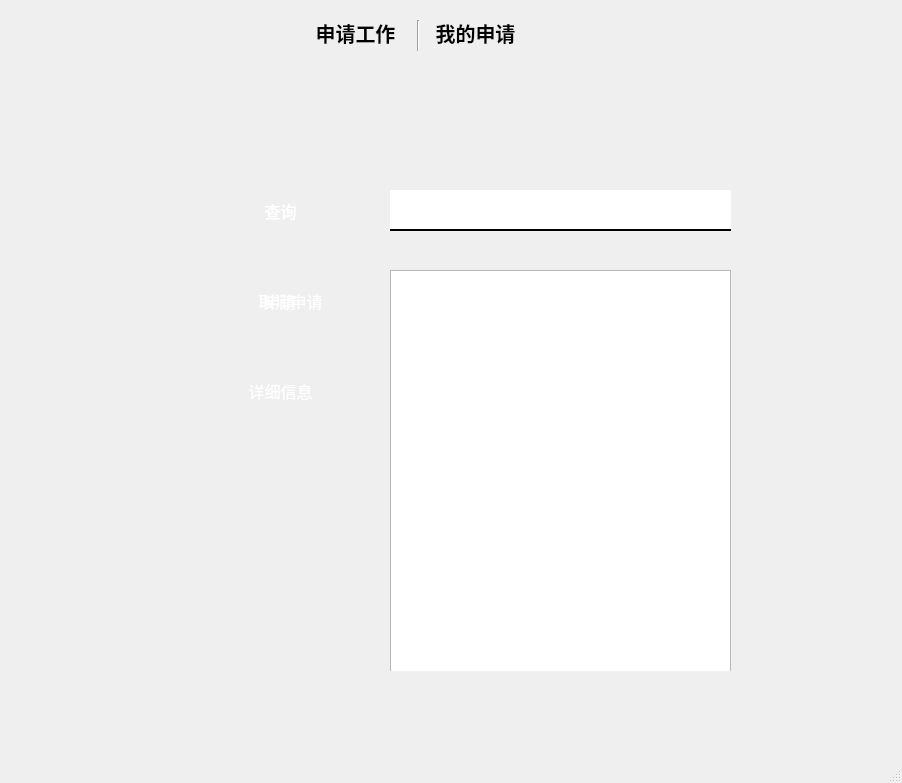
<?xml version="1.0" encoding="UTF-8"?>
<ui version="4.0">
 <class>MainWindow</class>
 <widget class="QMainWindow" name="MainWindow">
  <property name="geometry">
   <rect>
    <x>0</x>
    <y>0</y>
    <width>902</width>
    <height>783</height>
   </rect>
  </property>
  <property name="windowTitle">
   <string>MainWindow</string>
  </property>
  <widget class="QWidget" name="centralwidget">
   <widget class="QPushButton" name="pushButton_5">
    <property name="geometry">
     <rect>
      <x>280</x>
      <y>20</y>
      <width>151</width>
      <height>25</height>
     </rect>
    </property>
    <property name="font">
     <font>
      <family>幼圆</family>
      <pointsize>15</pointsize>
      <weight>75</weight>
      <bold>true</bold>
     </font>
    </property>
    <property name="styleSheet">
     <string notr="true">#pushButton_5{
border:none;
}
#pushButton_5:focus{
color:rgb(186,186,186);
}</string>
    </property>
    <property name="text">
     <string>申请工作</string>
    </property>
   </widget>
   <widget class="Line" name="line">
    <property name="geometry">
     <rect>
      <x>410</x>
      <y>20</y>
      <width>16</width>
      <height>31</height>
     </rect>
    </property>
    <property name="orientation">
     <enum>Qt::Vertical</enum>
    </property>
   </widget>
   <widget class="QPushButton" name="pushButton_4">
    <property name="geometry">
     <rect>
      <x>420</x>
      <y>20</y>
      <width>111</width>
      <height>25</height>
     </rect>
    </property>
    <property name="font">
     <font>
      <family>幼圆</family>
      <pointsize>15</pointsize>
      <weight>75</weight>
      <bold>true</bold>
     </font>
    </property>
    <property name="styleSheet">
     <string notr="true">#pushButton_4{
border:none;
}
#pushButton_4:focus{
color:rgb(186,186,186);
}</string>
    </property>
    <property name="text">
     <string>我的申请</string>
    </property>
   </widget>
   <widget class="QWidget" name="widget" native="true">
    <property name="geometry">
     <rect>
      <x>200</x>
      <y>130</y>
      <width>581</width>
      <height>541</height>
     </rect>
    </property>
    <widget class="QPushButton" name="pushButton_6">
     <property name="geometry">
      <rect>
       <x>30</x>
       <y>60</y>
       <width>101</width>
       <height>41</height>
      </rect>
     </property>
     <property name="font">
      <font>
       <family>幼圆</family>
       <pointsize>12</pointsize>
      </font>
     </property>
     <property name="styleSheet">
      <string notr="true">QPushButton{
	background-color:qlineargradient(spread:pad, x1:0, y1:0, 		x2:1, y2:1, stop:0 #663300, stop:1 #333333);
	color:#fff;
	border-radius:5px;
	border:none;
}
QPushButton:pressed{
	padding-top:15px;
	padding-left:15px;
}

</string>
     </property>
     <property name="text">
      <string>查询</string>
     </property>
    </widget>
    <widget class="QPushButton" name="pushButton_8">
     <property name="geometry">
      <rect>
       <x>30</x>
       <y>150</y>
       <width>101</width>
       <height>41</height>
      </rect>
     </property>
     <property name="font">
      <font>
       <family>幼圆</family>
       <pointsize>12</pointsize>
      </font>
     </property>
     <property name="styleSheet">
      <string notr="true">QPushButton{
	background-color:qlineargradient(spread:pad, x1:0, y1:0, 		x2:1, y2:1, stop:0 #663300, stop:1 #333333);
	color:#fff;
	border-radius:5px;
	border:none;
}
QPushButton:pressed{
	padding-top:15px;
	padding-left:15px;
}

</string>
     </property>
     <property name="text">
      <string>申请</string>
     </property>
    </widget>
    <widget class="QPushButton" name="pushButton_7">
     <property name="geometry">
      <rect>
       <x>30</x>
       <y>240</y>
       <width>101</width>
       <height>41</height>
      </rect>
     </property>
     <property name="font">
      <font>
       <family>幼圆</family>
       <pointsize>12</pointsize>
      </font>
     </property>
     <property name="styleSheet">
      <string notr="true">QPushButton{
	background-color:qlineargradient(spread:pad, x1:0, y1:0, 		x2:1, y2:1, stop:0 #663300, stop:1 #333333);
	color:#fff;
	border-radius:5px;
	border:none;
}
QPushButton:pressed{
	padding-top:15px;
	padding-left:15px;
}

</string>
     </property>
     <property name="text">
      <string>详细信息</string>
     </property>
    </widget>
    <widget class="QLineEdit" name="lineEdit_4">
     <property name="geometry">
      <rect>
       <x>190</x>
       <y>60</y>
       <width>341</width>
       <height>41</height>
      </rect>
     </property>
     <property name="styleSheet">
      <string notr="true">border:none;
border-bottom:2px solid #000;
</string>
     </property>
    </widget>
    <widget class="QListView" name="listView">
     <property name="geometry">
      <rect>
       <x>190</x>
       <y>140</y>
       <width>341</width>
       <height>411</height>
      </rect>
     </property>
    </widget>
    <widget class="QWidget" name="widget_2" native="true">
     <property name="geometry">
      <rect>
       <x>0</x>
       <y>0</y>
       <width>581</width>
       <height>541</height>
      </rect>
     </property>
     <widget class="QPushButton" name="pushButton_9">
      <property name="geometry">
       <rect>
        <x>30</x>
        <y>60</y>
        <width>101</width>
        <height>41</height>
       </rect>
      </property>
      <property name="font">
       <font>
        <family>幼圆</family>
        <pointsize>12</pointsize>
       </font>
      </property>
      <property name="styleSheet">
       <string notr="true">QPushButton{
	background-color:qlineargradient(spread:pad, x1:0, y1:0, 		x2:1, y2:1, stop:0 #663300, stop:1 #333333);
	color:#fff;
	border-radius:5px;
	border:none;
}
QPushButton:pressed{
	padding-top:15px;
	padding-left:15px;
}

</string>
      </property>
      <property name="text">
       <string>查询</string>
      </property>
     </widget>
     <widget class="QPushButton" name="pushButton_10">
      <property name="geometry">
       <rect>
        <x>40</x>
        <y>150</y>
        <width>101</width>
        <height>41</height>
       </rect>
      </property>
      <property name="font">
       <font>
        <family>幼圆</family>
        <pointsize>12</pointsize>
       </font>
      </property>
      <property name="styleSheet">
       <string notr="true">QPushButton{
	background-color:qlineargradient(spread:pad, x1:0, y1:0, 		x2:1, y2:1, stop:0 #663300, stop:1 #333333);
	color:#fff;
	border-radius:5px;
	border:none;
}
QPushButton:pressed{
	padding-top:15px;
	padding-left:15px;
}

</string>
      </property>
      <property name="text">
       <string>取消申请</string>
      </property>
     </widget>
     <widget class="QLineEdit" name="lineEdit_5">
      <property name="geometry">
       <rect>
        <x>190</x>
        <y>60</y>
        <width>341</width>
        <height>41</height>
       </rect>
      </property>
      <property name="styleSheet">
       <string notr="true">border:none;
border-bottom:2px solid #000;
</string>
      </property>
     </widget>
     <widget class="QListView" name="listView_2">
      <property name="geometry">
       <rect>
        <x>190</x>
        <y>140</y>
        <width>341</width>
        <height>411</height>
       </rect>
      </property>
     </widget>
    </widget>
   </widget>
  </widget>
  <widget class="QMenuBar" name="menubar">
   <property name="geometry">
    <rect>
     <x>0</x>
     <y>0</y>
     <width>902</width>
     <height>22</height>
    </rect>
   </property>
  </widget>
  <widget class="QStatusBar" name="statusbar"/>
 </widget>
 <resources/>
 <connections/>
</ui>
